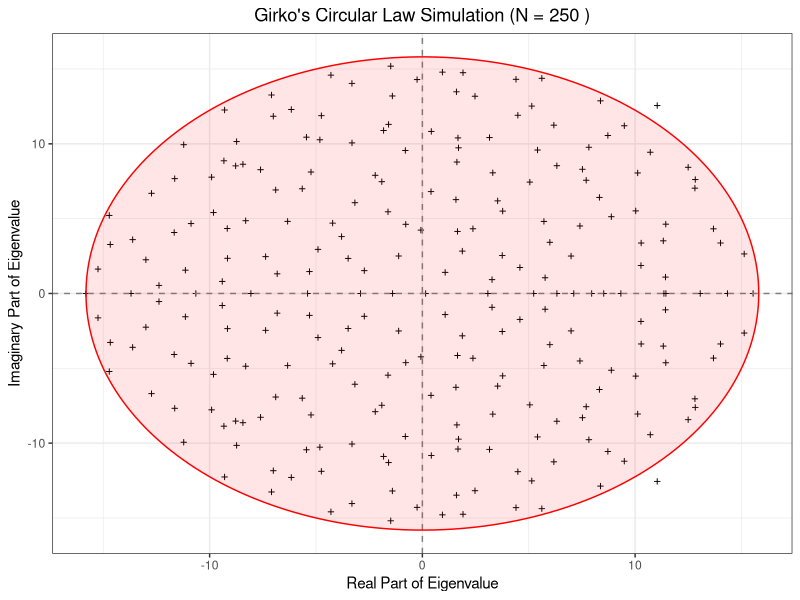
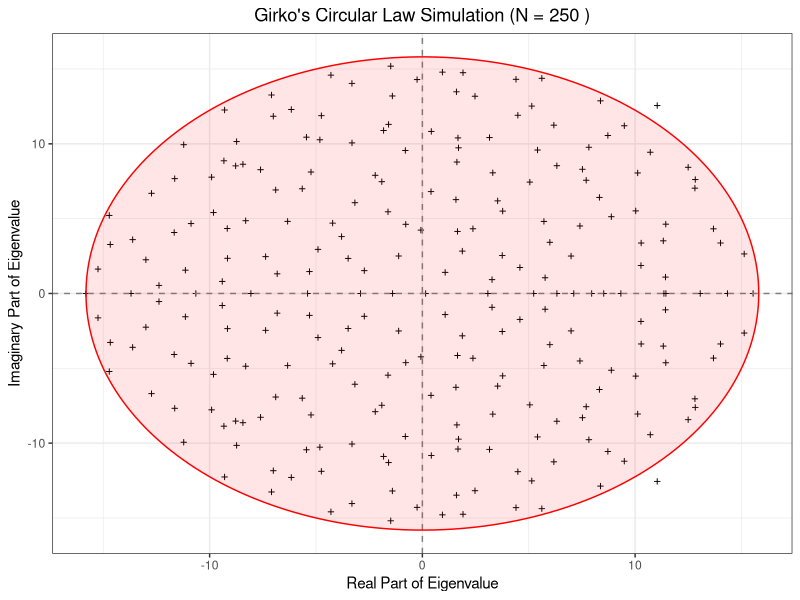

The R script that drew these images, in order:
##Author: Anaga Ambady (aa6725@ic.ac.uk)
##Version: 1.0.0
##Date: Oct 2025
##Description: A script to illustrate Girko's Circular Law using R

# Install and load required packages
# Check if ggplot2 is installed, if not, install it
if (!requireNamespace("ggplot2", quietly = TRUE)) {
  install.packages("ggplot2")
}
library(ggplot2)

# --- 1. Define the Ellipse Function ---
build_ellipse <- function(hradius, vradius){
  # function that returns an ellipse
  npoints = 250
  a <- seq(0, 2 * pi, length = npoints + 1)
  x <- hradius * cos(a)
  y <- vradius * sin(a)

  return(data.frame(x = x, y = y))
}

# --- 2. Simulation Parameters and Data Generation ---
N <- 250 # Assign size of the matrix (N x N)
M <- matrix(rnorm(N * N), N, N) # Build the random matrix (elements from standard normal distribution)
eigvals <- eigen(M)$values # Find the eigenvalues

# Build a dataframe for the eigenvalues
eigDF <- data.frame("Real" = Re(eigvals), "Imaginary" = Im(eigvals))

# Calculate the predicted radius according to Girko's Circular Law
# Radius is sqrt(N)
my_radius <- sqrt(N)

# Create the dataframe for the boundary circle (the 'ellipse' with equal radii)
ellDF <- build_ellipse(my_radius, my_radius)
names(ellDF) <- c("Real", "Imaginary") # rename the columns for plotting consistency

# --- 3. Plotting the Results ---

# Initialize the plot with the eigenvalues data
p <- ggplot(eigDF, aes(x = Real, y = Imaginary))

# Add points for the eigenvalues (using shape 3 for a '+' cross)
p <- p + geom_point(shape = I(3), size = 1) +
  theme_bw() + # Use a clean theme
  labs(title = paste("Girko's Circular Law Simulation (N =", N, ")"),
       x = "Real Part of Eigenvalue",
       y = "Imaginary Part of Eigenvalue")

# Add a theme modification to remove the legend, as alpha and fill are fixed
p <- p + theme(legend.position = "none",
               plot.title = element_text(hjust = 0.5)) # Center the title

# Add the vertical and horizontal axes
p <- p + geom_hline(aes(yintercept = 0), linetype = "dashed", color = "gray50")
p <- p + geom_vline(aes(xintercept = 0), linetype = "dashed", color = "gray50")

# Finally, add the predicted circular boundary (the ellipse)
p <- p + geom_polygon(data = ellDF,
                      aes(x = Real, y = Imaginary),
                      fill = "red",
                      alpha = 0.1, # Use a lower alpha for better visibility of points
                      color = "red", # Add an outline to the circle
                      linewidth = 0.5)

# Print the plot
print(p)

# --- 4. Save the Figure as PDF ---

# Create the 'results' directory if it doesn't exist
results_dir <- "results"
if (!dir.exists(results_dir)) {
  dir.create(results_dir)
}

# Define the full path for the output file
output_path <- file.path(results_dir, "Girko.pdf")

# Save the plot to PDF file
ggsave(output_path, plot = p, device = "pdf", width = 7, height = 7)

cat("\nPlot saved successfully to:", output_path, "\n")
